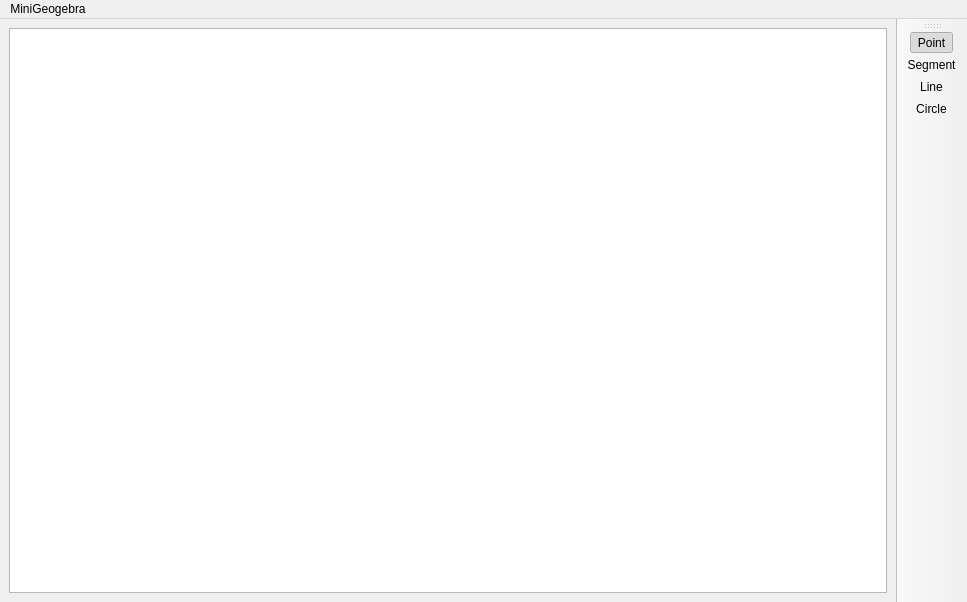
<?xml version="1.0" encoding="UTF-8"?>
<ui version="4.0">
 <class>MainWindow</class>
 <widget class="QMainWindow" name="MainWindow">
  <property name="geometry">
   <rect>
    <x>0</x>
    <y>0</y>
    <width>967</width>
    <height>602</height>
   </rect>
  </property>
  <property name="windowTitle">
   <string>MainWindow</string>
  </property>
  <widget class="QWidget" name="centralwidget">
   <property name="sizePolicy">
    <sizepolicy hsizetype="Expanding" vsizetype="Expanding">
     <horstretch>0</horstretch>
     <verstretch>0</verstretch>
    </sizepolicy>
   </property>
   <layout class="QGridLayout" name="gridLayout_2" columnstretch="1,0">
    <property name="rightMargin">
     <number>9</number>
    </property>
    <item row="0" column="0" rowspan="2" colspan="2">
     <widget class="QGraphicsView" name="graphicsView">
      <property name="enabled">
       <bool>true</bool>
      </property>
      <property name="sizePolicy">
       <sizepolicy hsizetype="Expanding" vsizetype="Expanding">
        <horstretch>0</horstretch>
        <verstretch>0</verstretch>
       </sizepolicy>
      </property>
     </widget>
    </item>
   </layout>
  </widget>
  <widget class="QMenuBar" name="menubar">
   <property name="geometry">
    <rect>
     <x>0</x>
     <y>0</y>
     <width>967</width>
     <height>22</height>
    </rect>
   </property>
   <widget class="QMenu" name="menuMiniGeogebra">
    <property name="title">
     <string>MiniGeogebra</string>
    </property>
   </widget>
   <addaction name="menuMiniGeogebra"/>
  </widget>
  <widget class="QToolBar" name="toolBar">
   <property name="windowTitle">
    <string>toolBar</string>
   </property>
   <attribute name="toolBarArea">
    <enum>RightToolBarArea</enum>
   </attribute>
   <attribute name="toolBarBreak">
    <bool>false</bool>
   </attribute>
   <addaction name="actionPoint"/>
   <addaction name="actionSegment"/>
   <addaction name="actionLine"/>
   <addaction name="actionCircle"/>
  </widget>
  <action name="actionPoint">
   <property name="checkable">
    <bool>true</bool>
   </property>
   <property name="checked">
    <bool>true</bool>
   </property>
   <property name="text">
    <string>Point</string>
   </property>
   <property name="toolTip">
    <string>Create a point</string>
   </property>
  </action>
  <action name="actionSegment">
   <property name="checkable">
    <bool>true</bool>
   </property>
   <property name="text">
    <string>Segment</string>
   </property>
  </action>
  <action name="actionLine">
   <property name="checkable">
    <bool>true</bool>
   </property>
   <property name="text">
    <string>Line</string>
   </property>
  </action>
  <action name="actionCircle">
   <property name="checkable">
    <bool>true</bool>
   </property>
   <property name="text">
    <string>Circle</string>
   </property>
  </action>
 </widget>
 <resources/>
 <connections/>
</ui>
